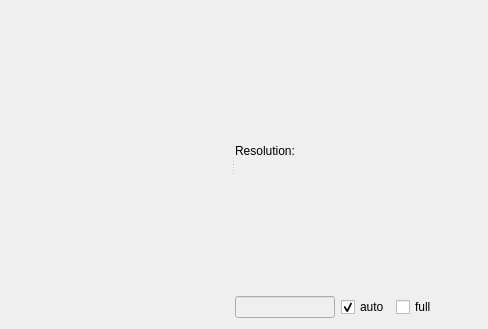
<?xml version="1.0" encoding="UTF-8"?>
<ui version="4.0">
 <class>Form</class>
 <widget class="QWidget" name="Form">
  <property name="geometry">
   <rect>
    <x>0</x>
    <y>0</y>
    <width>488</width>
    <height>329</height>
   </rect>
  </property>
  <property name="minimumSize">
   <size>
    <width>0</width>
    <height>0</height>
   </size>
  </property>
  <property name="windowTitle">
   <string>Form</string>
  </property>
  <property name="layoutDirection">
   <enum>Qt::LeftToRight</enum>
  </property>
  <layout class="QHBoxLayout" name="horizontalLayout">
   <item>
    <widget class="QSplitter" name="splitter">
     <property name="sizePolicy">
      <sizepolicy hsizetype="Preferred" vsizetype="Preferred">
       <horstretch>0</horstretch>
       <verstretch>0</verstretch>
      </sizepolicy>
     </property>
     <property name="layoutDirection">
      <enum>Qt::LeftToRight</enum>
     </property>
     <property name="orientation">
      <enum>Qt::Horizontal</enum>
     </property>
     <widget class="QWidget" name="data_widget" native="true">
      <property name="sizePolicy">
       <sizepolicy hsizetype="Preferred" vsizetype="Preferred">
        <horstretch>200</horstretch>
        <verstretch>0</verstretch>
       </sizepolicy>
      </property>
      <property name="minimumSize">
       <size>
        <width>200</width>
        <height>0</height>
       </size>
      </property>
      <property name="baseSize">
       <size>
        <width>0</width>
        <height>0</height>
       </size>
      </property>
      <layout class="QHBoxLayout" name="horizontalLayout_4">
       <item>
        <layout class="QHBoxLayout" name="data_plot_layout"/>
       </item>
      </layout>
     </widget>
     <widget class="QWidget" name="tree_widget" native="true">
      <property name="sizePolicy">
       <sizepolicy hsizetype="Preferred" vsizetype="Preferred">
        <horstretch>0</horstretch>
        <verstretch>0</verstretch>
       </sizepolicy>
      </property>
      <property name="minimumSize">
       <size>
        <width>0</width>
        <height>0</height>
       </size>
      </property>
      <layout class="QVBoxLayout" name="verticalLayout">
       <item>
        <layout class="QHBoxLayout" name="plot_toolbar_layout"/>
       </item>
       <item>
        <layout class="QHBoxLayout" name="data_tree_layout"/>
       </item>
       <item>
        <layout class="QHBoxLayout" name="label2_layout">
         <item>
          <widget class="QLabel" name="label2">
           <property name="text">
            <string>Resolution:</string>
           </property>
          </widget>
         </item>
        </layout>
       </item>
       <item>
        <layout class="QHBoxLayout" name="resolution_layout">
         <item>
          <widget class="QLineEdit" name="resolution">
           <property name="enabled">
            <bool>false</bool>
           </property>
           <property name="sizePolicy">
            <sizepolicy hsizetype="Expanding" vsizetype="Fixed">
             <horstretch>0</horstretch>
             <verstretch>0</verstretch>
            </sizepolicy>
           </property>
           <property name="maximumSize">
            <size>
             <width>100</width>
             <height>16777215</height>
            </size>
           </property>
           <property name="text">
            <string/>
           </property>
           <property name="maxLength">
            <number>100</number>
           </property>
           <property name="frame">
            <bool>true</bool>
           </property>
          </widget>
         </item>
         <item>
          <widget class="QCheckBox" name="auto_res">
           <property name="text">
            <string>auto</string>
           </property>
           <property name="checkable">
            <bool>true</bool>
           </property>
           <property name="checked">
            <bool>true</bool>
           </property>
          </widget>
         </item>
         <item>
          <widget class="QCheckBox" name="full_res">
           <property name="text">
            <string>full</string>
           </property>
           <property name="checkable">
            <bool>true</bool>
           </property>
           <property name="checked">
            <bool>false</bool>
           </property>
          </widget>
         </item>
         <item>
          <spacer name="horizontalSpacer_2">
           <property name="orientation">
            <enum>Qt::Horizontal</enum>
           </property>
           <property name="sizeHint" stdset="0">
            <size>
             <width>40</width>
             <height>20</height>
            </size>
           </property>
          </spacer>
         </item>
        </layout>
       </item>
      </layout>
     </widget>
    </widget>
   </item>
  </layout>
 </widget>
 <resources/>
 <connections/>
</ui>
